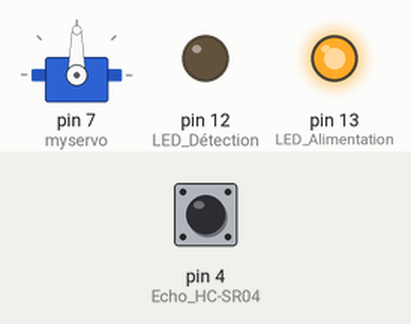
Recording of a sketch running on a simulated Arduino Uno, built with avr-gcc and run on an emulated ATmega328P. On the bench: servo, output pins drawn as LEDs (lit = HIGH). The inputs (shaded band) are chosen by the test bench; at power-on: pin 4 (Echo_HC-SR04) LOW. Pins used as bus, display or sensor lines are not drawn; what the sketch prints to the serial monitor is not drawn.

Above: at 0.1 s.
At 3.4 s:
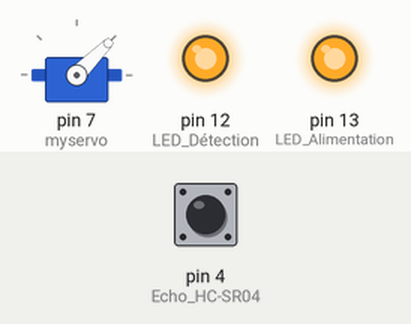
3.5 s: pin 4 (Echo_HC-SR04) pulsed HIGH 2 times (0.12 s each, 0.3 s apart)
At 5.3 s:
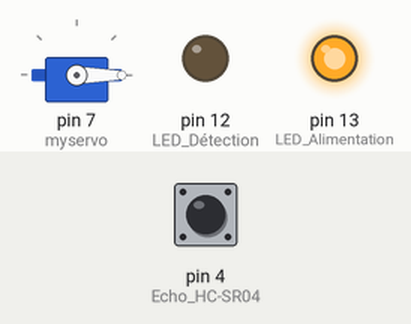
Timing chart, 0 to 9.1 s (numbered marks = the images above; inputs shaded):
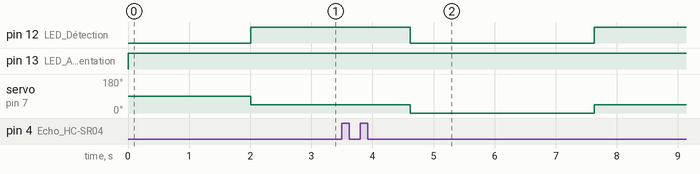

Measured:
- after the input at 3.5 s, pin 12 (LED_Détection): HIGH → LOW after 1.1 s, → HIGH 3.0 s later; servo on pin 7 (myservo): 45° → 0° after 1.1 s, → 45° 3.0 s later

The sketch:

detection.ino
```cpp
#include <Servo.h>

long lecho; // Variable de lecture de l'echo
long cm; // Variable pour passer en cm
//
// Définition du servo
Servo myservo;
int pos = 0; // variable permettant de conserver la position du servo
bool angle_actuel = false;//Envoi sur le port série la position courante du servomoteur

void setup()
{
pinMode(5, OUTPUT); // Trigger HC-SR04
pinMode(4, INPUT); // Echo HC-SR04
pinMode(13, OUTPUT); // LED Alimentation
pinMode(12, OUTPUT); // LED Détection
myservo.attach(7); //Servo
Serial.begin(500); // Lancement moniteur série
Serial.print("Chargement termine !"); // Annonce fin du chargement
}

void loop()
{
  capteur_ultra();
  debug();
  distance();
}

void capteur_ultra() // Capteur Ultrason HC-SR04
{
  digitalWrite(13, HIGH); // Allumage LED Alimentation
  digitalWrite(5, HIGH); // Activation Trigger
  delay(10); // Attente de 10ms
  digitalWrite(5, LOW); // Désactivation Trigger
  lecho = pulseIn(4, HIGH); //Récupération Echo
  cm = lecho /58; // Conversion Echo en cm
}

void debug() //Debug
{
  Serial.println("Ultra");
  Serial.println(cm);
  delay(1000);
  Serial.println("Servo");
  Serial.println(myservo.read());
}

void distance()
{
  if (cm >= 100) {
      digitalWrite(12, LOW);
      myservo.write(0);
      delay(1000);
  }
  else {
      digitalWrite(12, HIGH); // LED détection ON
      myservo.write(45); //Servo 90°
      delay(1000);
  }
}
```
